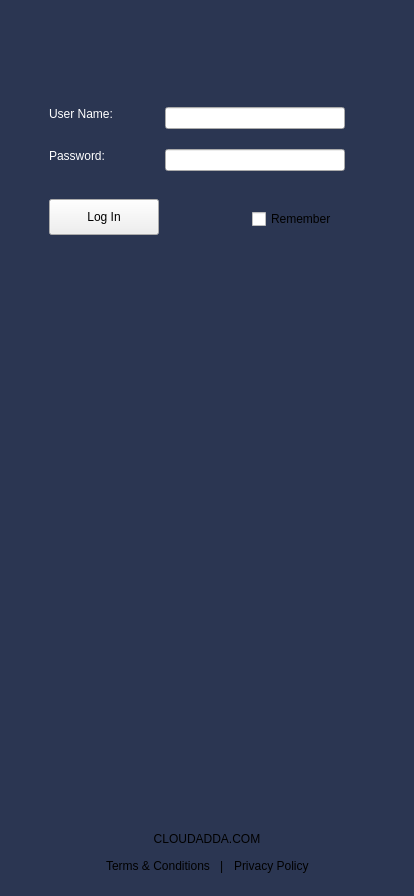
<?xml version="1.0" encoding="UTF-8"?>
<ui version="4.0">
 <class>LoginWidget</class>
 <widget class="QWidget" name="LoginWidget">
  <property name="geometry">
   <rect>
    <x>0</x>
    <y>0</y>
    <width>414</width>
    <height>896</height>
   </rect>
  </property>
  <property name="windowTitle">
   <string>Form</string>
  </property>
  <property name="autoFillBackground">
   <bool>false</bool>
  </property>
  <property name="styleSheet">
   <string notr="true">QWidget#LoginWidget {
	background-color: rgb(43, 54, 82);
}</string>
  </property>
  <layout class="QVBoxLayout" name="verticalLayout">
   <property name="spacing">
    <number>10</number>
   </property>
   <property name="leftMargin">
    <number>0</number>
   </property>
   <property name="topMargin">
    <number>10</number>
   </property>
   <property name="rightMargin">
    <number>0</number>
   </property>
   <property name="bottomMargin">
    <number>20</number>
   </property>
   <item>
    <widget class="QLabel" name="logo">
     <property name="text">
      <string/>
     </property>
     <property name="pixmap">
      <pixmap resource="main.qrc">:/images/resources/images/login/logo.png</pixmap>
     </property>
     <property name="alignment">
      <set>Qt::AlignCenter</set>
     </property>
    </widget>
   </item>
   <item>
    <spacer name="vSpacer2">
     <property name="orientation">
      <enum>Qt::Vertical</enum>
     </property>
     <property name="sizeType">
      <enum>QSizePolicy::Fixed</enum>
     </property>
     <property name="sizeHint" stdset="0">
      <size>
       <width>20</width>
       <height>25</height>
      </size>
     </property>
    </spacer>
   </item>
   <item>
    <layout class="QHBoxLayout" name="hLayout1">
     <property name="spacing">
      <number>0</number>
     </property>
     <property name="bottomMargin">
      <number>0</number>
     </property>
     <item>
      <widget class="QWidget" name="loginForm" native="true">
       <property name="minimumSize">
        <size>
         <width>380</width>
         <height>242</height>
        </size>
       </property>
       <property name="maximumSize">
        <size>
         <width>380</width>
         <height>242</height>
        </size>
       </property>
       <property name="styleSheet">
        <string notr="true">.QWidget {
	background-image: url(:/images/resources/images/login/loginform.png);
	background-position: center center;
	background-repeat: no-repeat;
}</string>
       </property>
       <widget class="QLabel" name="label_18_1">
        <property name="geometry">
         <rect>
          <x>32</x>
          <y>48</y>
          <width>101</width>
          <height>41</height>
         </rect>
        </property>
        <property name="styleSheet">
         <string notr="true">color: rgba(255, 255, 255, 1);
font: 18px 'Roboto';</string>
        </property>
        <property name="text">
         <string>User Name:</string>
        </property>
        <property name="alignment">
         <set>Qt::AlignLeading|Qt::AlignLeft|Qt::AlignTop</set>
        </property>
       </widget>
       <widget class="QLabel" name="label_18_2">
        <property name="geometry">
         <rect>
          <x>32</x>
          <y>90</y>
          <width>101</width>
          <height>41</height>
         </rect>
        </property>
        <property name="styleSheet">
         <string notr="true">color: rgba(255, 255, 255, 1);
font: 18px 'Roboto';</string>
        </property>
        <property name="text">
         <string>Password:</string>
        </property>
        <property name="alignment">
         <set>Qt::AlignLeading|Qt::AlignLeft|Qt::AlignTop</set>
        </property>
       </widget>
       <widget class="QPushButton" name="loginButton">
        <property name="geometry">
         <rect>
          <x>32</x>
          <y>140</y>
          <width>110</width>
          <height>36</height>
         </rect>
        </property>
        <property name="styleSheet">
         <string notr="true">QPushButton:pressed {
	background-color: qlineargradient(x1:1 y1:0, x2:0 y2:0, stop:1 rgba(69, 96, 239, 1), stop:0 rgba(209, 140, 237, 1));
	border: 0px solid;
}</string>
        </property>
        <property name="text">
         <string>Log In</string>
        </property>
       </widget>
       <widget class="QCheckBox" name="remember">
        <property name="geometry">
         <rect>
          <x>235</x>
          <y>150</y>
          <width>91</width>
          <height>20</height>
         </rect>
        </property>
        <property name="text">
         <string>Remember</string>
        </property>
       </widget>
       <widget class="QLineEdit" name="username">
        <property name="geometry">
         <rect>
          <x>148</x>
          <y>48</y>
          <width>180</width>
          <height>22</height>
         </rect>
        </property>
       </widget>
       <widget class="QLineEdit" name="password">
        <property name="geometry">
         <rect>
          <x>148</x>
          <y>90</y>
          <width>180</width>
          <height>22</height>
         </rect>
        </property>
        <property name="echoMode">
         <enum>QLineEdit::Password</enum>
        </property>
       </widget>
      </widget>
     </item>
    </layout>
   </item>
   <item>
    <spacer name="vSpacer1">
     <property name="orientation">
      <enum>Qt::Vertical</enum>
     </property>
     <property name="sizeHint" stdset="0">
      <size>
       <width>20</width>
       <height>40</height>
      </size>
     </property>
    </spacer>
   </item>
   <item>
    <widget class="QLabel" name="homepage">
     <property name="text">
      <string>CLOUDADDA.COM</string>
     </property>
     <property name="alignment">
      <set>Qt::AlignCenter</set>
     </property>
    </widget>
   </item>
   <item>
    <layout class="QHBoxLayout" name="vLayout1">
     <property name="spacing">
      <number>10</number>
     </property>
     <property name="bottomMargin">
      <number>0</number>
     </property>
     <item>
      <spacer name="lSpacer">
       <property name="orientation">
        <enum>Qt::Horizontal</enum>
       </property>
       <property name="sizeHint" stdset="0">
        <size>
         <width>40</width>
         <height>20</height>
        </size>
       </property>
      </spacer>
     </item>
     <item>
      <widget class="QLabel" name="TermsAndCondition">
       <property name="text">
        <string>Terms &amp; Conditions</string>
       </property>
      </widget>
     </item>
     <item>
      <widget class="QLabel" name="line">
       <property name="text">
        <string>|</string>
       </property>
      </widget>
     </item>
     <item>
      <widget class="QLabel" name="PrivacyPolicy">
       <property name="text">
        <string>Privacy Policy</string>
       </property>
      </widget>
     </item>
     <item>
      <spacer name="rSpacer">
       <property name="orientation">
        <enum>Qt::Horizontal</enum>
       </property>
       <property name="sizeHint" stdset="0">
        <size>
         <width>40</width>
         <height>20</height>
        </size>
       </property>
      </spacer>
     </item>
    </layout>
   </item>
  </layout>
 </widget>
 <resources>
  <include location="main.qrc"/>
 </resources>
 <connections/>
</ui>
